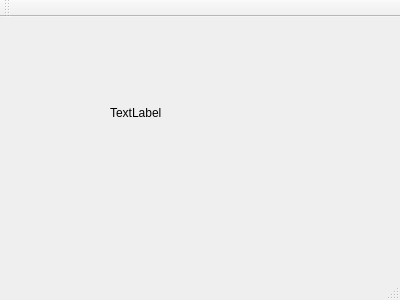
<?xml version="1.0" encoding="UTF-8"?>
<ui version="4.0">
 <class>MainWindow</class>
 <widget class="QMainWindow" name="MainWindow">
  <property name="geometry">
   <rect>
    <x>0</x>
    <y>0</y>
    <width>400</width>
    <height>300</height>
   </rect>
  </property>
  <property name="windowTitle">
   <string>MainWindow</string>
  </property>
  <widget class="QWidget" name="centralWidget">
   <widget class="QLabel" name="label_info">
    <property name="geometry">
     <rect>
      <x>110</x>
      <y>60</y>
      <width>171</width>
      <height>71</height>
     </rect>
    </property>
    <property name="text">
     <string>TextLabel</string>
    </property>
   </widget>
  </widget>
  <widget class="QMenuBar" name="menuBar">
   <property name="geometry">
    <rect>
     <x>0</x>
     <y>0</y>
     <width>400</width>
     <height>22</height>
    </rect>
   </property>
  </widget>
  <widget class="QToolBar" name="mainToolBar">
   <attribute name="toolBarArea">
    <enum>TopToolBarArea</enum>
   </attribute>
   <attribute name="toolBarBreak">
    <bool>false</bool>
   </attribute>
  </widget>
  <widget class="QStatusBar" name="statusBar"/>
 </widget>
 <layoutdefault spacing="6" margin="11"/>
 <resources/>
 <connections/>
</ui>
